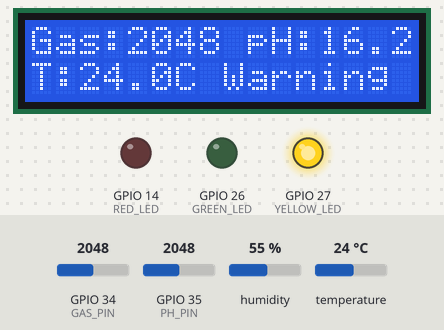
The sketch below on a simulated ESP32. On the bench: 16×2 character LCD, output pins drawn as LEDs (lit = HIGH). Inputs (shaded band) come from the test bench; at power-on: GPIO 34 (GAS_PIN) = 2048, temperature 24 °C, GPIO 35 (PH_PIN) = 2048, humidity 55 %. WiFi joins after 1.5 s; servers stay silent unless stated; uploads are accepted with an empty reply; what the sketch prints to the serial monitor is not drawn.

Above: at 5.8 s.
5.9 s: GPIO 34 (GAS_PIN) set to 271
At 10.4 s:
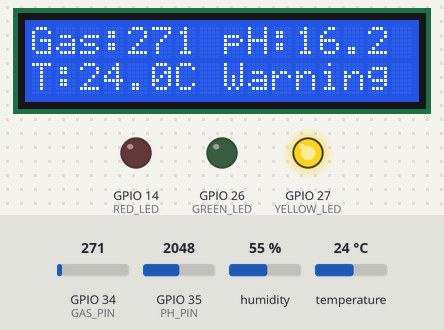
11.8 s: GPIO 34 (GAS_PIN) set to 237
At 16.6 s:
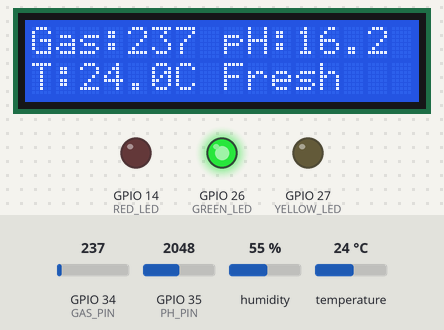
17.7 s: temperature set to 12 °C
At 21.6 s:
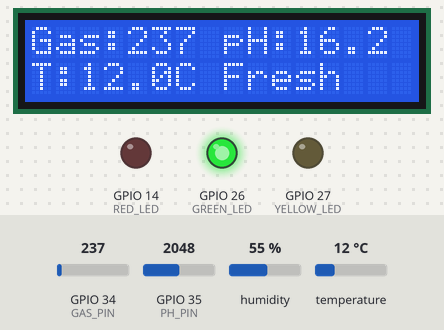
23.6 s: GPIO 35 (PH_PIN) set to 2866
At 26.6 s:
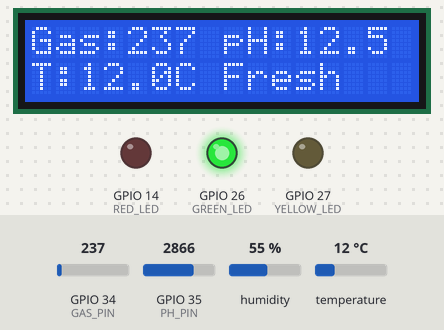
29.5 s: temperature set to 19 °C
At 31.6 s:
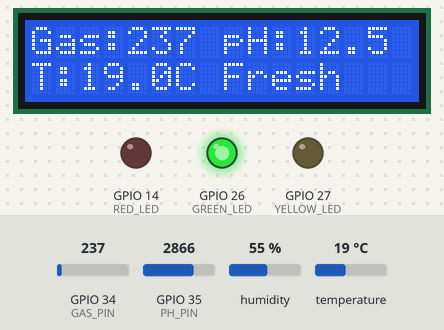
35.4 s: GPIO 35 (PH_PIN) set to 3972
At 37.7 s:
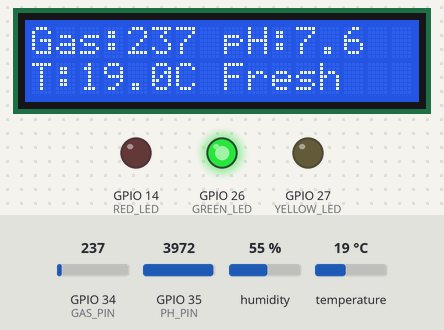
Timing chart, 0 to 39.2 s (numbered marks = the images above; inputs shaded):
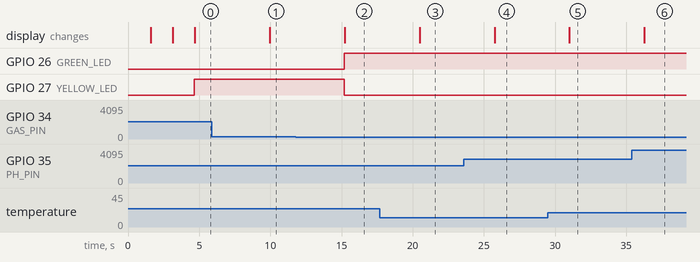

The sketch:

food_spoilage_esp32.ino
```cpp
/*
  Food Spoilage Detection — ESP32 Firmware

  Components:
  - ESP32
  - MQ-135 Gas Sensor
  - pH Sensor Module
  - DHT11 Temperature/Humidity Sensor
  - 1602 LCD with I2C
  - Buzzer
  - Green / Yellow / Red LEDs

  Data is sent to Laragon API every 5 seconds.

  WIRING
  ------------------------------------------------
  MQ-135:
    VCC  -> 5V
    GND  -> GND
    AOUT -> GPIO34

  pH Sensor:
    VCC  -> 5V
    GND  -> GND
    AOUT -> GPIO35

  DHT11:
    VCC  -> 3.3V
    GND  -> GND
    DATA -> GPIO4

  LCD1602 + I2C:
    VCC -> 5V
    GND -> GND
    SDA -> GPIO21
    SCL -> GPIO22

  Buzzer:
    + -> GPIO25
    - -> GND

  Green LED:
    Anode   -> GPIO26 through 220 ohm resistor
    Cathode -> GND

  Yellow LED:
    Anode   -> GPIO27 through 220 ohm resistor
    Cathode -> GND

  Red LED:
    Anode   -> GPIO14 through 220 ohm resistor
    Cathode -> GND
*/

#include <WiFi.h>
#include <HTTPClient.h>
#include <DHT.h>
#include <Wire.h>
#include <LiquidCrystal_I2C.h>


// =================================================
// Wi-Fi Configuration
// =================================================

const char* ssid     = "DIU ICE";
const char* password = "*****";


// =================================================
// Laragon Server
// =================================================

const char* serverUrl =
  "http://IP/food-spoilage/api/insert.php";


// =================================================
// Pin Definitions
// =================================================

#define GAS_PIN     34
#define PH_PIN      35
#define DHT_PIN     4

#define BUZZER_PIN  25

#define GREEN_LED   26
#define YELLOW_LED  27
#define RED_LED     14


// =================================================
// DHT11
// =================================================

#define DHT_TYPE DHT11

DHT dht(DHT_PIN, DHT_TYPE);


// =================================================
// LCD
// =================================================

LiquidCrystal_I2C lcd(0x27, 16, 2);


// =================================================
// Send Interval
// =================================================

const unsigned long SEND_INTERVAL_MS = 5000;


// =================================================
// pH Calibration
// =================================================
//
// IMPORTANT:
// 0.960 V should only be used here if your pH 7
// buffer solution actually produced 0.960 V.
//
// The 0.18 value is currently an assumed slope.
// For accurate calibration, measure pH 4, pH 7
// and pH 10 buffer solutions.
//
// =================================================

float readPH(int raw)
{
  float voltage = raw * (3.3 / 4095.0);

  // Current calibration
  float ph = 7.0 + ((3.30 - voltage) / 0.18);

  return ph;
}


// =================================================
// Status LED + Buzzer
// =================================================

void setStatusLEDs(String status)
{
  digitalWrite(GREEN_LED,  status == "Fresh");
  digitalWrite(YELLOW_LED, status == "Warning");
  digitalWrite(RED_LED,    status == "Spoiled");

  if (status == "Spoiled")
  {
    tone(BUZZER_PIN, 1000);
  }
  else
  {
    noTone(BUZZER_PIN);
  }
}


// =================================================
// Wi-Fi Connection
// =================================================

void connectWiFi()
{
  WiFi.begin(ssid, password);

  Serial.print("Connecting to WiFi");

  unsigned long startTime = millis();

  while (
    WiFi.status() != WL_CONNECTED &&
    millis() - startTime < 20000
  )
  {
    delay(500);
    Serial.print(".");
  }

  Serial.println();

  if (WiFi.status() == WL_CONNECTED)
  {
    Serial.println("WiFi Connected!");

    Serial.print("ESP32 IP: ");
    Serial.println(WiFi.localIP());

    lcd.clear();
    lcd.setCursor(0, 0);
    lcd.print("WiFi Connected");

    lcd.setCursor(0, 1);
    lcd.print(WiFi.localIP().toString());

    delay(1500);
  }
  else
  {
    Serial.println("WiFi Connection Failed!");

    lcd.clear();
    lcd.setCursor(0, 0);
    lcd.print("WiFi Failed");

    delay(1500);
  }
}


// =================================================
// SETUP
// =================================================

void setup()
{
  Serial.begin(115200);

  // Output pins
  pinMode(BUZZER_PIN, OUTPUT);

  pinMode(GREEN_LED, OUTPUT);
  pinMode(YELLOW_LED, OUTPUT);
  pinMode(RED_LED, OUTPUT);

  // Start DHT11
  dht.begin();

  // Start LCD
  lcd.init();
  lcd.backlight();

  lcd.clear();
  lcd.setCursor(0, 0);
  lcd.print("Food Spoilage");
  lcd.setCursor(0, 1);
  lcd.print("System Starting");

  delay(1500);

  // Wi-Fi
  lcd.clear();
  lcd.setCursor(0, 0);
  lcd.print("Connecting WiFi");

  connectWiFi();
}


// =================================================
// LOOP
// =================================================

void loop()
{
  // ------------------------------------------------
  // Read MQ-135
  // ------------------------------------------------

  int gasRaw = analogRead(GAS_PIN);


  // ------------------------------------------------
  // Read pH Sensor
  // ------------------------------------------------

  int phRaw = analogRead(PH_PIN);

  float phVoltage = phRaw * (3.3 / 4095.0);

  float ph = readPH(phRaw);


  // ------------------------------------------------
  // Read DHT11
  // ------------------------------------------------

  float temperature = dht.readTemperature();
  float humidity    = dht.readHumidity();


  // ------------------------------------------------
  // DHT11 Error Handling
  // ------------------------------------------------

  if (isnan(temperature) || isnan(humidity))
  {
    Serial.println("Failed to read DHT11 sensor!");

    temperature = 0;
    humidity = 0;
  }


  // ------------------------------------------------
  // Determine Food Status
  // ------------------------------------------------

  String status;

  if (gasRaw > 400 && ph < 5.5)
  {
    status = "Spoiled";
  }
  else if (gasRaw > 250)
  {
    status = "Warning";
  }
  else
  {
    status = "Fresh";
  }


  // ------------------------------------------------
  // LEDs + Buzzer
  // ------------------------------------------------

  setStatusLEDs(status);


  // ------------------------------------------------
  // LCD Display
  // ------------------------------------------------

  lcd.clear();

  lcd.setCursor(0, 0);

  lcd.print("Gas:");
  lcd.print(gasRaw);

  lcd.print(" pH:");
  lcd.print(ph, 1);


  lcd.setCursor(0, 1);

  lcd.print("T:");
  lcd.print(temperature, 1);

  lcd.print("C ");
  lcd.print(status);


  // ------------------------------------------------
  // Serial Monitor
  // ------------------------------------------------

  Serial.println("--------------------------------");

  Serial.print("Gas Raw: ");
  Serial.println(gasRaw);

  Serial.print("pH Raw: ");
  Serial.println(phRaw);

  Serial.print("pH Voltage: ");
  Serial.print(phVoltage, 3);
  Serial.println(" V");

  Serial.print("pH: ");
  Serial.println(ph, 2);

  Serial.print("Temperature: ");
  Serial.print(temperature, 1);
  Serial.println(" C");

  Serial.print("Humidity: ");
  Serial.print(humidity, 1);
  Serial.println(" %");

  Serial.print("Status: ");
  Serial.println(status);


  // ------------------------------------------------
  // Send Data to Laragon
  // ------------------------------------------------

  if (WiFi.status() == WL_CONNECTED)
  {
    HTTPClient http;

    http.begin(serverUrl);

    http.addHeader(
      "Content-Type",
      "application/x-www-form-urlencoded"
    );


    String postData =
      "gas=" + String(gasRaw) +
      "&ph=" + String(ph, 2) +
      "&temperature=" + String(temperature, 1) +
      "&humidity=" + String(humidity, 1);


    int httpCode = http.POST(postData);


    Serial.print("POST response: ");
    Serial.println(httpCode);


    if (httpCode > 0)
    {
      String response = http.getString();

      Serial.print("Server response: ");
      Serial.println(response);
    }
    else
    {
      Serial.println("HTTP request failed!");
    }


    http.end();
  }
  else
  {
    Serial.println("WiFi disconnected!");

    // Try reconnecting
    connectWiFi();
  }


  // ------------------------------------------------
  // Wait 5 Seconds
  // ------------------------------------------------

  delay(SEND_INTERVAL_MS);
}
```

Measured:
- the behaviour switches between 251 and 250 on GPIO 34 (GAS_PIN) (found by bisection; images 1 and 2)
- after the input at 5.9 s, the display: changes after 4.1 s (image 1)
- after the input at 11.8 s, GPIO 26 (GREEN_LED): LOW → HIGH after 3.4 s; GPIO 27 (YELLOW_LED): HIGH → LOW after 3.4 s; the display: changes after 3.4 s (image 2)
- after the input at 17.7 s, the display: changes after 2.8 s (image 3)
- after the input at 23.6 s, the display: changes after 2.2 s (image 4)
- after the input at 29.5 s, the display: changes after 1.5 s (image 5)
- after the input at 35.4 s, the display: changes after 0.87 s (image 6)
